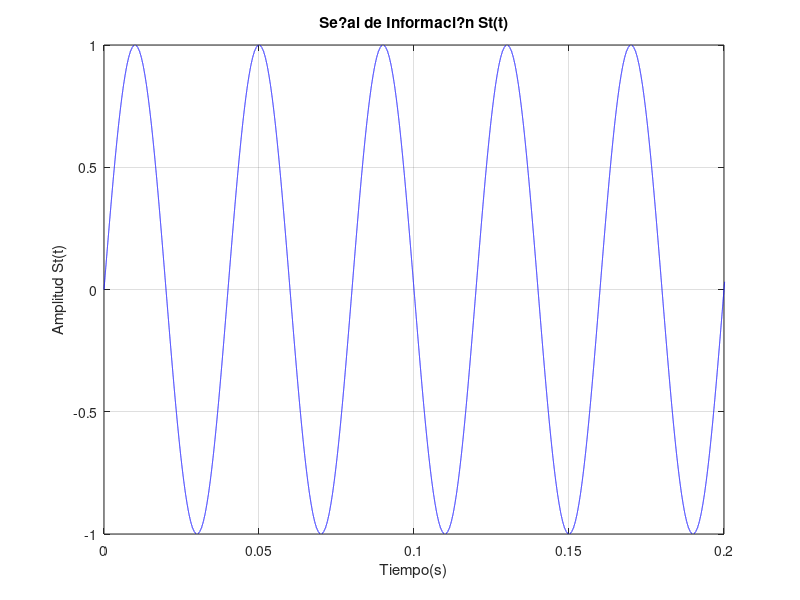
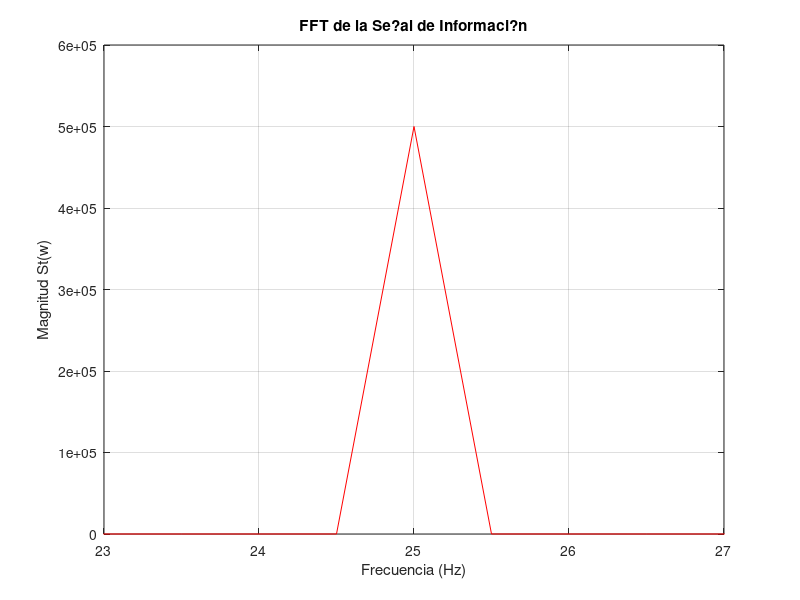
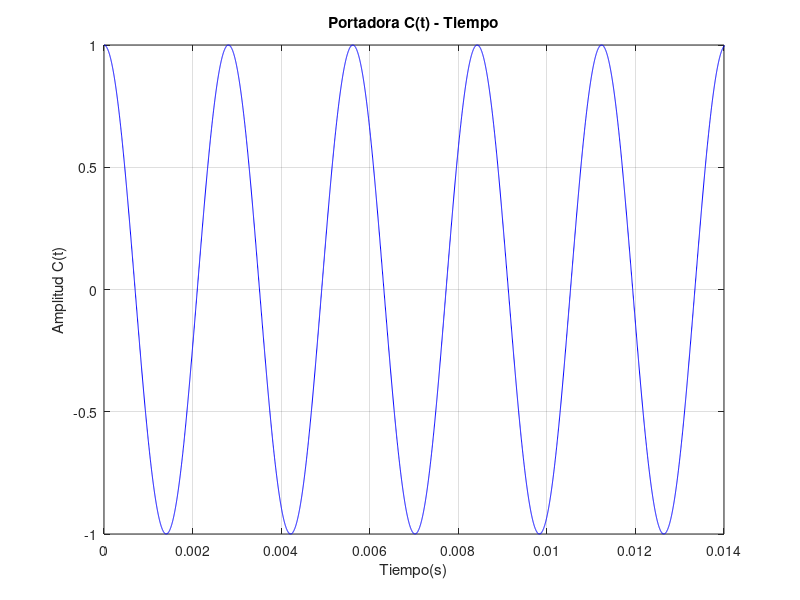
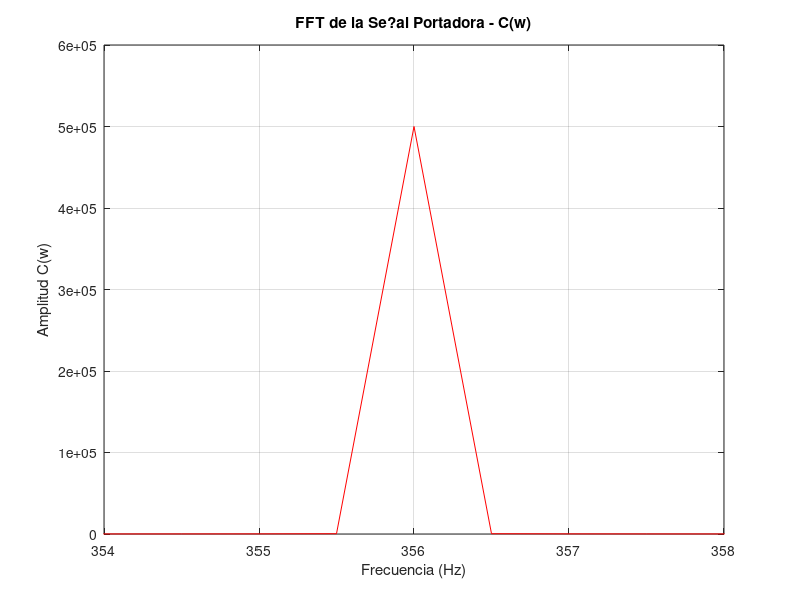

Write the MATLAB code that produced these figures, in order. (Note: this script raises an error after producing the figures.)
%% Andy Paulo Ramirez #1087586
%% Implementacion en MATLAB - Simulation
%%This program presents the process of building a unidirectional communication system 
%%using amplitude modulation (AM) in its Dual Side-Band Suppressed Carrier (DSB-SC) modality 
%%to transmit a baseband information signal over a short distance.

clear all 
clc

%% Etapa Upconvertion

%Declarando e Inicializando
Fe= 25; %Frecuencia de la Se?al de Entrada
Fm = 500000; %Frecuencia de Muestreo - Sampling
t = 0:1/Fm:2; %Intervalo de analisis - Abscisa en el Dominio del Tiempo                            
St = sin(2*pi*Fe*t); %Se?al de Entrada - Banda Base

Fc = 356; %Frecuencia de la Se?al Portadora - Carrier
c = cos(2*pi*Fc*t); %Se?al Portadora           
Sm = c.*St; %Se?al Modulada                      
Ruido=0.02.*randn(1,length(Sm)); %Se?al de Ruido Auditivo
k=0.6;

%Graficando Se?al de Informacion S(t) - Tiempo 
figure (1)
plot(t,St,'b') 
ylabel('Amplitud St(t)')
xlabel('Tiempo(s)')
title('Se?al de Informaci?n St(t)')
xlim([0 0.2]); %limite de visualizaci?n
grid

% 'FFT de la Se?al de Informacion'
figure (2)
Fr1 = linspace(0,Fm,length(St))-Fm/2; %Arreglo para la evalucacion en frecuencia
plot(Fr1,abs(fftshift(fft(St))),'r') %Ploteo de la FFT de S(t)
ylabel('Magnitud St(w)')
xlabel('Frecuencia (Hz)')
title('FFT de la Se?al de Informaci?n')
grid
xlim([23 27])%Limite para la correcta visulizaci?n

%Portadora - tiempo
figure(3)
plot(t,c,'b')
xlabel('Tiempo(s)')
ylabel('Amplitud C(t)')
title('Portadora C(t) - Tiempo')
grid
xlim([0 0.014]);%Limite para correcta visualizaci?n

% Portadora - frecuencia 
figure(4)
plot(Fr1,fftshift(abs(fft(c))),'r') 
xlabel('Frecuencia (Hz)')
ylabel('Amplitud C(w)')
title('FFT de la Se?al Portadora - C(w)')
grid
xlim([354 358])%Limite para correcta visualizaci?n

% Se?al Modulada - Tiempo M(t)
figure(5)
plot(t,Sm,'r')
xlabel('Tiempo (s)')
ylabel('Amplitud Sm(t)')
title('Se?al Modulada Sm(t)')
xlim([0 0.1]);
grid

%Graficando las se?ales superpuestas
figure(6)
plot(t,St,'k')
hold on
plot(t,c,'b')
hold on
plot(t,Sm,'r')
xlabel('Tiempo (s)')
ylabel('Amplitud Sm(t)')
title('Se?ales Superpuestas')
xlim([0 0.1]);
hold off

% Se?al Modulada - frecuencia 
figure(7)
plot(Fr1,fftshift(abs(fft(Sm))),'r')
xlabel('Frecuencia (Hz)')
ylabel('Amplitud Sm(w)')
title('FFT de Se?al Modulada Sm(w)')
grid
xlim([330 382])

% % Se?al Demodulada no Filtrada - tiempo figure(8) plot(t,Sd,'k')
% xlabel('Tiempo (s)') ylabel('Magnitud x(t)') title('Se?al Demodulada Sm')
% xlim([0 2]); grid hold on plot(t,St,'r') hold off

% % Se?al DeModulada no Filtrada - Frecuencia figure(9)
% plot(Fr1,fftshift(abs(fft(Sd))),'r'); xlabel('Frecuencia (Hz)')
% ylabel('Amplitud') title('FFT de Se?al Demodulada') grid xlim([0 22])

%% Etapa 2: Respuesta en Frecuencia del Canal
  
%% Simulando para un canal ideal
aten = 1.*Sm; %Atenuando la Se?al para un Canal Ideal
Se2 = aten+Ruido; %A?adiendo el ruido generado a la se?al modulada

%Representacion de la Se?al Canalizada en el Tiempo
figure (8)
plot(t,Se2,'k')
xlabel('Tiempo(s)')
ylabel('Amplitud Sc(t)')
title('Se?al Distorsionada Sc(t) - Tiempo')
xlim([0  0.1])
ylim([-1.2 1.2])
hold on 
plot(t,Sm,'m')
hold off

%Representacion de la Se?al Canalizada en la Frecuencia
figure (9)
plot(Fr1,fftshift(abs(fft(Se2))),'r')
xlabel('Tiempo(s)')
ylabel('Amplitud Sc(w)')
title('Se?al Distorsionada Sc(w) - Frecuencia')
grid
xlim([330 382]) 


%% Simulando para un canal con una Respuesta en Frecuencia Plana 
aten = k.*Sm; %Atenuando la Se?al para un Canal Ideal
Se2 = aten+Ruido; %A?adiendo el ruido generado a la se?al modulada

%Representacion de la Se?al Canalizada en el Tiempo
figure (10)
plot(t,Se2,'k')
xlabel('Tiempo(s)')
ylabel('Amplitud Sc(t)')
title('Se?al Distorsionada Sc(t) - Tiempo - K=0.6')
xlim([0 0.1])
ylim([-1.2 1.2])
hold on 
plot(t,Sm,'m')
hold off

%Representacion de la Se?al Canalizada en la Frecuencia
figure (11)
plot(Fr1,fftshift(abs(fft(Se2))),'r')
xlabel('Tiempo(s)')
ylabel('Amplitud Sc(w)')
title('Se?al Distorsionada Sc(w) - Frecuencia - K=0.6')
grid
xlim([330 382]) 

%% Simulando para un canal con una Respuesta en Frecuencia Experimental
atene = 0.3.*Sm; %Atenuando la Se?al para un Canal Ideal
Se2 = atene+Ruido; %A?adiendo el ruido generado a la se?al modulada

%Representacion de la Se?al Canalizada en el Tiempo - Frecuencia Experimental
figure (12)
plot(t,Se2,'k')
xlabel('Tiempo(s)')
ylabel('Amplitud Sc(t)')
title('Se?al Distorsionada Sc(t) - Tiempo - K=0.3')
xlim([0 0.1])
ylim([-1.2 1.2])
hold on 
plot(t,Sm,'m')
hold off

%Representacion de la Se?al Canalizada en la Frecuencia - Frecuencia Experimental
figure (13)
plot(Fr1,fftshift(abs(fft(Se2))),'r')
xlabel('Tiempo(s)')
ylabel('Amplitud Sc(w)')
title('Se?al Distorsionada Sc(w) - Frecuencia - K=0.3')
grid
xlim([330 382]) 

%% Etapa 3: Downconvertion, Filtrado y Amplificacion
Sd = Se2.*c;  

% Se?al Demodulada no Filtrada - tiempo 
figure(14) 
plot(t,Sd,'k')
xlabel('Tiempo (s)') 
ylabel('Magnitud x(t)') 
title('Se?al Demodulada Sm')
xlim([0 0.1])
ylim([-1.2 1.2])
grid 
hold on 
plot(t,Sm,'r') 
hold off

%Se?al DeModulada no Filtrada - Frecuencia 
figure(15)
plot(Fr1,fftshift(abs(fft(Sd))),'r') 
xlabel('Frecuencia (Hz)')
ylabel('Amplitud') 
title('FFT de Se?al Demodulada') 
grid 
xlim([0 750])

% Filtro Pasa-Bajas - Chebyshev 0.5dB - 38Hz - Topolog?a Sallen-Key de Segundo Orden.
R=313468.864360944; %127361.47577152278; 
Rb=2494950.83846464837; %68000.20512743047226;
C2=0.000000011056751504428517; %0.00000009019341140737405; 
C1=0.000000033;

denom =([R*R*C1*C2 C2*(2*R) 1]);
hs = tf(1,denom)

% Configuracion del Diagrama de Bode
config = bodeoptions;
config.Grid = 'on';
config.FreqUnits = 'Hz';
config.MagUnits = 'abs';
figure(16)
bode(hs,config,'r')

% Analisis en el dominio del tiempo.
figure(17)
title('Se?al demodulada y filtrada superpuestas')
lsim(hs,Sd,t,'k')                                 
xlim([0.6 1])
grid 

% 
% Analisis en dominio de la frecuencia.
figure(18)
plot(Fr1,abs(fftshift(fft(lsim(hs,Sd,t)))),'b')
grid
title('FFT Canal de Salidad D(w))')
xlabel('Frecuencia (Hz)')
ylabel('Magnitud |Y(w)|')
xlim([10 750])
grid 
 
% Amplificando para vencer la atenuacion
Ham=7.31*hs; %6.45; 
figure (19)
title('Se?al transmitida vs se?al recibida vs demodulada ')
lsim(Ham,Sd,t,'k')
xlim([0.6 1])
ylim([-1 1])
grid 
hold on 
plot(t,St,'b')  
hold off


